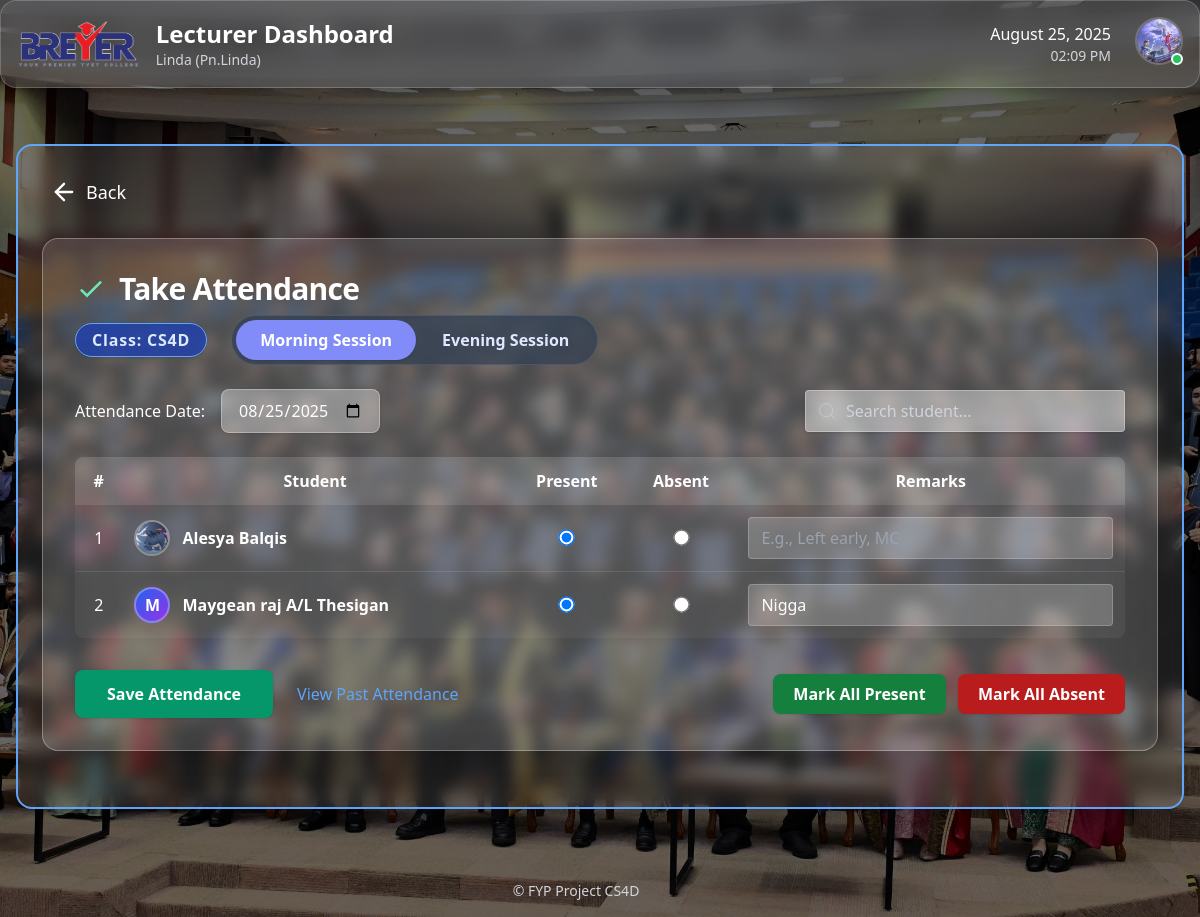
The page /lecturer/attendance/ (signed in) on the database its author committed.
### accounts/models.py (models this page shows, shortened)
class CustomUser(AbstractBaseUser, PermissionsMixin):
    class Role(models.TextChoices):
        STUDENT = 'STUDENT', 'Student'
        LECTURER = 'LECTURER', 'Lecturer'
        ADMIN = 'ADMIN', 'Admin'
    email = models.EmailField(unique=True)
    identity_card_number = models.CharField(
        max_length=20, unique=True, verbose_name="IC/Identity Card No."
    )
    full_name = models.CharField(
        max_length=255, verbose_name="Full Name (as per IC)"
    )
    short_name = models.CharField(
        max_length=64, verbose_name="Short Name", blank=True,
        help_text="E.g. 'Ali', for display in tables/lists"
    )
    role = models.CharField(max_length=20, choices=Role.choices, default=Role.STUDENT)
    phone_number = models.CharField(max_length=20, blank=True, null=True)
    address = models.TextField(blank=True, null=True)
    department = models.ForeignKey(
        Department,
        null=True,
        blank=True,
        on_delete=models.SET_NULL,
        related_name='users'
    )
    profile_picture = models.ImageField(upload_to='profile_pics/', blank=True, null=True)
    is_staff = models.BooleanField(default=False)
    is_active = models.BooleanField(default=True)
    date_joined = models.DateTimeField(default=timezone.now, blank=True, null=True)
    USERNAME_FIELD = 'email'
    REQUIRED_FIELDS = ['identity_card_number', 'full_name', 'short_name']
    objects = CustomUserManager()
    def get_full_name(self):
        return self.full_name
    def get_short_name(self):
        return self.short_name or (self.full_name.split(' ')[0] if self.full_name else self.email)

### core/models.py (models this page shows, shortened)
class ClassGroup(models.Model):
    name = models.CharField(max_length=32)
    department = models.ForeignKey(Department, on_delete=models.CASCADE, related_name='classgroups')
    course = models.ForeignKey(Course, on_delete=models.CASCADE, related_name='classgroups')
    year = models.PositiveIntegerField(default=timezone.now().year)
    classroom = models.CharField(max_length=64, blank=True, null=True)
    lecturers = models.ManyToManyField('Lecturer', related_name='classgroups', blank=True)

class Enrollment(models.Model):
    student = models.ForeignKey(Student, on_delete=models.CASCADE)
    class_group = models.ForeignKey(ClassGroup, on_delete=models.CASCADE)
    date_enrolled = models.DateField(auto_now_add=True)
    class Meta:
        unique_together = ('student', 'class_group')

class Student(models.Model):
    user = models.OneToOneField(settings.AUTH_USER_MODEL, on_delete=models.CASCADE)
    class_group = models.ForeignKey(ClassGroup, on_delete=models.SET_NULL, null=True, related_name='students')
    parents = models.ManyToManyField(Parent, related_name='children', blank=True)
    profile_picture = models.ImageField(upload_to='profile_pics/', blank=True, null=True)
    date_of_birth = models.DateField(blank=True, null=True)
    address = models.TextField(blank=True, null=True)
    phone_number = models.CharField(max_length=20, blank=True, null=True)
    latest_activity = models.DateTimeField(blank=True, null=True)
    emergency_name = models.CharField("Emergency Contact Name", max_length=255, blank=True)
    emergency_relation = models.CharField("Emergency Contact Relation", max_length=64, blank=True)
    emergency_phone = models.CharField("Emergency Contact Phone", max_length=20, blank=True)

class Attendance(models.Model):
    SESSION_CHOICES = [
        ('morning', 'Morning'),
        ('evening', 'Evening'),
    ]
    STATUS_CHOICES = [
        ('present', 'Present'),
        ('absent', 'Absent'),
        ('late', 'Late'),
        ('excused', 'Excused'),
    ]
    enrollment = models.ForeignKey(Enrollment, on_delete=models.CASCADE)
    date = models.DateField()
    session = models.CharField(max_length=10, choices=SESSION_CHOICES)
    status = models.CharField(max_length=10, choices=STATUS_CHOICES)
    description = models.TextField(blank=True, null=True)
    class Meta:
        unique_together = ('enrollment', 'date', 'session')

### accounts/decorators.py (the view)
        @login_required
        def _wrapped_view(request, *args, **kwargs):
            if request.user.role != role:
                return HttpResponseForbidden("You are not authorized to view this page.")
            return view_func(request, *args, **kwargs)

### lecturer/templates/lecturer/take_attendance.html (shortened to what this page needs)
{% extends 'lecturer/base_lecturer.html' %}
{% load static %}
{% block content_inner %}
<div class="max-w-6xl mx-auto bg-white/10 backdrop-blur-2xl rounded-2xl shadow-2xl p-8 border border-white/30 mb-8 transition-all">
  <div class="mb-6 flex flex-col gap-2">
    <h2 class="text-3xl font-extrabold text-white tracking-tight flex items-center gap-3">
      <svg class="w-8 h-8 text-emerald-300" fill="none" stroke="currentColor" viewBox="0 0 24 24">
        <path stroke-linecap="round" stroke-width="2" d="M5 13l4 4L19 7"/>
      </svg>
      Take Attendance
    </h2>
    <div class="flex flex-wrap items-center gap-4">
      <span class="bg-blue-800/80 text-blue-100 font-semibold text-base px-4 py-1 rounded-full shadow border border-blue-400 tracking-wider">
        Class: {{ classgroup.name|default:"-" }}
      </span>
      <div class="flex ml-2 items-center gap-0.5 bg-slate-700/70 rounded-full p-1 shadow-inner border border-slate-500/40">
        {% for sess in session_list %}
          <a href="?date={{ selected_date }}&session={{ sess }}"
            class="px-6 py-2 rounded-full font-semibold focus:outline-none focus:ring-2 transition text-base
                  {% if selected_session == sess %}
                    bg-indigo-400 text-white shadow font-bold
                  {% else %}
                    text-indigo-100 hover:bg-indigo-700/60
                  {% endif %}"
            aria-current="{% if selected_session == sess %}page{% endif %}">
            {{ sess|capfirst }} Session
          </a>
        {% endfor %}
      </div>
    </div>
  </div>
  <form method="post">
    <div class="flex flex-col sm:flex-row items-center mb-6 gap-4">
      <label for="attendance-date" class="text-white font-medium whitespace-nowrap">Attendance Date:</label>
      <input
        id="attendance-date"
        name="date"
        type="date"
        value="{{ selected_date|default:today }}"
        class="rounded-lg px-4 py-2 border border-white/30 bg-white/30 text-white focus:outline-none focus:ring-2 focus:ring-blue-500 font-medium shadow backdrop-blur"
        max="{{ today }}"
        required
        onchange="this.form.submit()"
      />
      <div class="relative w-full sm:w-80 ml-auto">
        <span class="absolute left-3 top-1/2 transform -translate-y-1/2 text-gray-400 pointer-events-none">
          <svg class="w-5 h-5" fill="none" stroke="currentColor" viewBox="0 0 24 24"><circle cx="11" cy="11" r="8"/><path d="M21 21l-4.35-4.35"/></svg>
        </span>
        <input
          id="attendance-search"
          type="text"
          placeholder="Search student..."
          class="bg-white/40 text-white placeholder:text-gray-300 rounded pl-10 pr-3 py-2 border border-white/30 focus:outline-none focus:ring-2 focus:ring-blue-500 w-full transition font-medium shadow backdrop-blur"
        />
      </div>
    </div>
    <div class="overflow-x-auto rounded-lg mt-4">
      <table class="w-full table-auto border-collapse bg-white/5 text-white">
        <thead class="bg-white/10 sticky top-0 z-10">
          <tr>
            <th class="p-3">#</th>
            <th class="p-3">Student</th>
            <th class="p-3 text-center">Present</th>
            <th class="p-3 text-center">Absent</th>
            <th class="p-3 text-center">Remarks</th>
          </tr>
        </thead>
        <tbody id="attendance-tbody" class="divide-y divide-white/10">
          {% if enrollments %}
            {% for enrollment in enrollments %}
              <tr>
                <td class="p-3 text-center">{{ forloop.counter }}</td>
                <td class="p-3">
                  <div class="flex items-center gap-3">
                    {% with sp=enrollment.student.profile_picture up=enrollment.student.user.profile_picture %}
                      {% if sp %}
                        <img src="{{ sp.url }}" alt="{{ enrollment.student.user.full_name }} profile"
                             class="w-9 h-9 rounded-full object-cover border-2 border-white/30 shadow-sm">
                      {% elif up %}
                        <img src="{{ up.url }}" alt="{{ enrollment.student.user.full_name }} profile"
                             class="w-9 h-9 rounded-full object-cover border-2 border-white/30 shadow-sm">
                      {% else %}
                        <div class="w-9 h-9 rounded-full bg-gradient-to-br from-blue-600 to-purple-600
                                    flex items-center justify-center border-2 border-white/30 text-white font-bold">
                          {% with n=enrollment.student.user.full_name|default:enrollment.student.user.email %}
                            {{ n|slice:":1" }}
                          {% endwith %}
                        </div>
                      {% endif %}
                    {% endwith %}
                    <span class="font-semibold">{{ enrollment.student.user.get_full_name }}</span>
                  </div>
                </td>
                {% for s in statuses %}
                  <td class="p-3 text-center">
                    <input type="radio"
                           name="status_{{ enrollment.id }}"
                           value="{{ s }}"
                           class="scale-125"
                           id="{{ s }}_{{ enrollment.id }}"
                           {% if enrollment.attendance_selected_date == s %}checked{% endif %}>
                  </td>
                {% endfor %}
                <td class="p-3">
                  <input type="text" name="remarks_{{ enrollment.id }}" maxlength="255"
                         placeholder="E.g., Left early, MC"
                         class="w-full bg-white/20 text-white px-3 py-2 rounded border border-white/20 focus:outline-none focus:ring focus:ring-blue-500"
                         value="{{ enrollment.remarks|default:'' }}">
                </td>
              </tr>
            {% endfor %}
          {% else %}
            <tr>
              <td colspan="5" class="text-center text-gray-300 p-6">No students found for this class.</td>
            </tr>
          {% endif %}
        </tbody>
      </table>
    </div>
    {% if enrollments %}
    <div class="flex flex-col sm:flex-row items-center justify-between gap-4 mt-8">
      <div class="flex items-center gap-2">
        <button type="submit" class="bg-emerald-600 hover:bg-emerald-700 text-white px-8 py-3 rounded-lg font-semibold shadow transition-all duration-200">
          Save Attendance
        </button>
        <a href="{% url 'lecturer:attendance_history' %}" class="inline-block text-blue-400 hover:underline text-base ml-4">
          View Past Attendance
        </a>
      </div>
      <div>
        <button type="button" onclick="markAll('present')" class="bg-green-700 hover:bg-green-800 text-white px-5 py-2 rounded-lg mr-2 font-semibold shadow transition">Mark All Present</button>
        <button type="button" onclick="markAll('absent')" class="bg-red-700 hover:bg-red-800 text-white px-5 py-2 rounded-lg font-semibold shadow transition">Mark All Absent</button>
      </div>
    </div>
    {% endif %}
  </form>
</div>
{% endblock %}

### templates/partials/_topbar.html (shortened to what this page needs)
{% load static %}
{% block content %}
<div class="relative z-[9999] bg-white/10 dark:bg-white/5 backdrop-blur-md rounded-2xl p-4 border border-white/20 dark:border-white/10 shadow-xl mb-8">
  <div class="flex justify-between items-center">
    <div class="flex items-center space-x-4">
      <img src="{% static 'images/breyer.jpg' %}" alt="Breyer Logo" class="h-12 w-auto">
      <div>
        <a href="{% url 'dashboard:main_dashboard' %}" class="text-2xl font-bold text-white hover:text-blue-400 transition">
          {% if request.user.role == 'ADMIN' %}
            Admin Dashboard
          {% elif request.user.role == 'LECTURER' %}
            Lecturer Dashboard
          {% elif request.user.role == 'STUDENT' %}
            Student Dashboard
          {% else %}
            Dashboard
          {% endif %}
        </a>
        <p class="text-gray-300 text-sm">
          {% with full=request.user.get_full_name|default_if_none:'' short=request.user.get_short_name|default_if_none:'' email=request.user.email %}
            {% if full %}
              {{ full }}{% if short and short != full %} ({{ short }}){% endif %}
            {% else %}
              {% if short %}
                {{ short }}
              {% else %}
                {{ email }}
              {% endif %}
            {% endif %}
          {% endwith %}
        </p>
      </div>
    </div>
    <div class="flex items-center space-x-6">
      <div class="text-right">
        <p class="text-white font-medium" id="current-date"></p>
        <p class="text-gray-300 text-sm" id="current-time"></p>
      </div>
      <div class="relative z-[99999]">
        <button id="profile-btn" onclick="toggleProfileMenu(event)" class="relative group focus:outline-none">
          {% if request.user.profile_picture %}
            <img src="{{ request.user.profile_picture.url }}" alt="Profile Picture"
                 class="w-12 h-12 rounded-full object-cover border-2 border-white/20 group-hover:border-blue-400 transition-colors">
          {% endif %}
          <div class="absolute bottom-0 right-0 w-3 h-3 bg-green-500 rounded-full border-2 border-white"></div>
        </button>
      </div>
    </div>
  </div>
</div>
{% endblock %}

### rows shown on the page
CustomUser: full_name "Linda", short_name "Pn.Linda", user.profile_picture (picture)
ClassGroup: name "CS4D"
Enrollment: student.user.get_full_name "Alesya Balqis", id "☑"
Enrollment: student.user "M", student.user.get_full_name "Maygean raj A/L Thesigan", id "☑", remarks "Nigga"

### other values the page prints
{{ sess|capfirst }} "Morning" "Evening"
